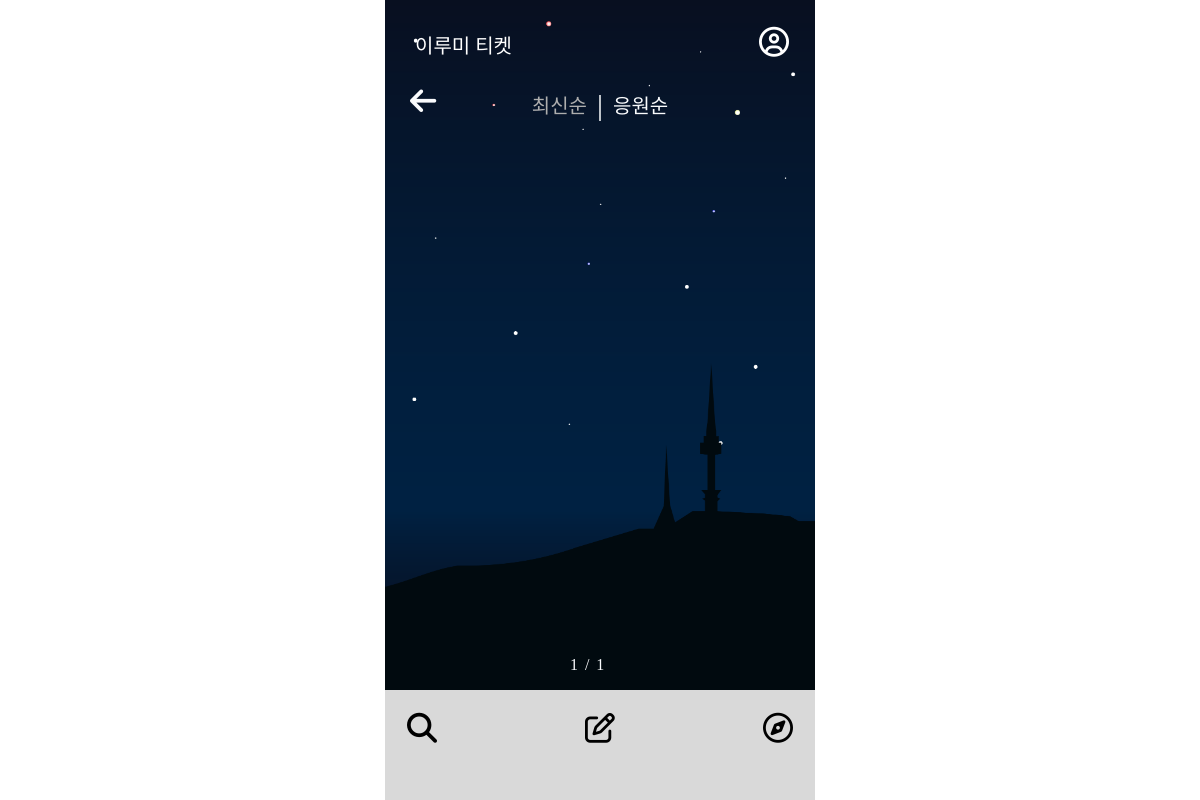
Before: /ticketlistpop/ with the older database file.
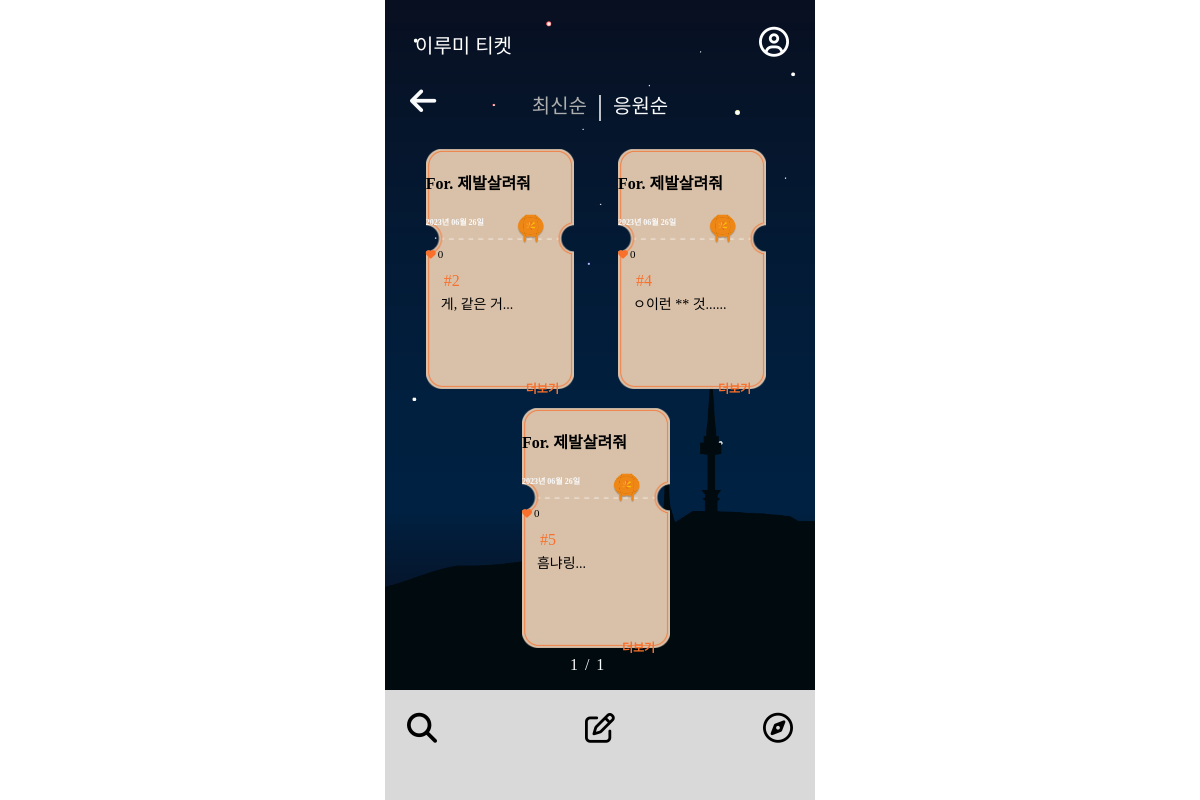
After: the same page with the newer database file.
### mainpage/models.py (models this page shows, shortened)
class Ticket(models.Model):
    writer = models.ForeignKey(User, null=False, blank=False, on_delete=models.CASCADE)
    pub_date = models.DateTimeField()
    body = models.TextField()
    like = models.ManyToManyField(User, related_name='likes', blank=True)
    like_count = models.PositiveIntegerField(default=0)
    report_count = models.PositiveIntegerField(default=0)
    def summary(self):
        return self.body[:40]

### accounts/models.py (models this page shows)
class Profile(models.Model):
    user = models.OneToOneField(User, on_delete=models.CASCADE)
    nickname = models.TextField(max_length=10)

### mainpage/views.py (the view)
# urls.py: path('ticketlistpop/', ticketlistpop, name="ticketlistpop"),
def ticketlistpop(request):
    ticket_list = Ticket.objects.order_by('-like_count')
    paginator = Paginator(ticket_list, 4)
    page = request.GET.get('page')
    tickets = paginator.get_page(page)
    return render(request, 'mainpage/ticketlistpop.html', {'tickets':tickets})

### mainpage/templates/mainpage/ticketlistpop.html (shortened to what this page needs)
{% extends 'base.html' %}
{% block content %}
        <head>
            <link rel="stylesheet" href="/static/css/ticketlistnew.css">
        </head>
<body>
<div class="wallpaper">
    <section class="first">
        <div class="backk">
            <a class="back" href="{% url 'mainpage:mainpage' %}"><i class="fa-solid fa-arrow-left" style="color: #FAFBFD;"></i></a>
        </div>
        <div class="buttons">
        <a class="recently2" href="{% url 'mainpage:ticketlistnew' %}">최신순</a>
        <span class="stick">|</span>
        <a class="active2" href="{% url 'mainpage:ticketlistpop' %}">응원순</a>
        </div>
    </section>
    <div class="container">
        <div class="card_container">
        {% for ticket in tickets %}
            <div class="card">
                <div class="card-body">
                    <h4 class="card-subtitle mb-2 text-muted card-nickname">For. {{ticket.writer.profile.nickname}}</h4>
                    <div class="lanterncolor">
                        {% if ticket.like_count >= 10 %}
                        <img src="../static/css/image/light.png" class="light" alt="티켓 이미지">
                        {% else %}
                        <img src="../static/css/image/original.png" class= "light" alt="티켓 이미지">
                        {% endif %}
                    </div>
                    <h4 class="date">{{ ticket.pub_date|date:"Y년 m월 d일" }}</h4>
                    <h4 class="like"><i class="fa-solid fa-heart" style="color: #f8702c;"></i><a class="like_count">{{ticket.like_count}}</a></h4>
                    <h4 class="number"> #{{ticket.id}} </h4>
                    {% if ticket.report_count >= 3 %}
                        <h5 class="report-message">3회 이상 신고되어 관리자가 확인 중인 게시글입니다.</h5>
                    {% else %}
                        <h4 class="card-text">{{ticket.summary}}... </h4>
                    {% endif %}
                    <a href="{%url 'mainpage:detail' ticket.id %}" class="more">더보기</a>
                </div>
            </div>
        {% endfor %}
        <div class="order">
            <span>{{tickets.number}}</span>
            <span class="stand">/</span>
            <span>{{tickets.paginator.num_pages}}</span>
        </div>
        </div>
</div>
<div>
    <nav class="footer-container">
        <ul class="icons">
            <li><a href="{% url 'mainpage:ticketlistnew' %}"><i class="fa-solid fa-magnifying-glass" style="color: #000000;"></i></a></li>
            <li><a href="{% url 'mainpage:new' %}"><i class="fa-regular fa-pen-to-square" style="color: #000000;"></i></a></li>
            <li><a href="{% url 'qnapage:qnalistrecent' %}"><i class="fa-regular fa-compass" style="color: #000000;"></i></a></li>
        </ul>
    </nav>
</div>
</div>
</body>
{% endblock %}

### Lumiticket/templates/base.html (shortened to what this page needs)
<!DOCTYPE html>
<html lang="en">
<head>
    <link rel="stylesheet" href="/static/css/base.css">
</head>
<body>
    <div class="wallpaper">
        <nav class="nav-container">
            <ul class="logo">
                <li><a href="{% url 'mainpage:mainpage' %}">이루미 티켓</a></li>
            </ul>
            <a href = "{% url 'mypage:mypage' %}">
                <ul class="icon">
                    <li><a href = "{% url 'mypage:mypage' %}"><i class="fa-regular fa-circle-user" style="color: #ffffff;"></i></a></li>
                </ul>
        </nav>
{% block content%}
{% endblock %}
</div>
</body>
</html>

### Lumiticket/static/css/base.css (style rules this page uses)
body { display: flex; justify-content: center; align-items: center; width: 100vw; height: 100vh; margin: 0%; }
.wallpaper { position: relative; max-width: 430px; width: 100%; height: 100vh; background-size: cover; background-image: url('image/배경.png'); background-repeat: no-repeat; }
.nav-container { position: absolute; top: 0; left: 0; right: 0; display: flex; justify-content: space-between; align-items: center; background-color: rgba(0, 0, 0, 0); list-style-type: none; z-index: 1000; }
.logo { cursor: pointer; display: flex; justify-content: space-between; align-items: center; list-style-type: none; text-decoration: none; margin: 30px; padding: 0; }
.logo a { text-decoration: none; color: white; text-align: center; font-size: 20px; font-family:'Tenada'; }
.icon { cursor: pointer; display: flex; justify-content: space-between; align-items: center; list-style-type: none; text-decoration: none; margin-right: 20px; }
.icon i { font-size: 30px; width: 36px; height: 36px; }
.footer-container { position: absolute; bottom: 0; left: 0; right: 0; margin: 0; padding: 10px; background-color:#D9D9D9; list-style-type: none; height: 90px; }
.icons { list-style: none; display: flex; margin: 0; padding-left: 0; justify-content: space-between; font-size: 30px; }
.icons li { padding: 12px; margin: 0; justify-content: space-between; }

### Lumiticket/static/css/ticketlistnew.css (style rules this page uses)
.wallpaper { max-width: 430px; width: 100%; height: 100vh; background-size: cover; background-image: url('image/bgimage.png'); background-repeat: no-repeat; overflow: hidden; background-position: center; position: absolute; top: 50%; left: 50%; transform: translate(-50%, -50%); }
.backk { display: flex; position: absolute; justify-content: flex-start; font-size: 30px; list-style-type: none; text-decoration: none; margin-left: 25px; margin-top: 85px; z-index: 10000; }
.buttons { display: flex; align-items: center; position: fixed; top: 80px; list-style-type: none; text-decoration: none; justify-content: center; width:100%; }
.recently2 { color:#AEAEAE; font-size: 20px; list-style-type: none; text-decoration: none; font-family: 'GowunDodum-Regular'; margin: 10px; }
.stick { color: #FAFBFD; font-size: 30px; }
.active2 { color:#FAFBFD; font-size: 20px; list-style-type: none; text-decoration: none; font-family: 'GowunDodum-Regular'; margin: 10px; }
.container { height: calc(100vh - 110px); }
.card_container { display: flex; flex-direction: row; margin-top: calc(30% + 20px); justify-content: center; flex-wrap: wrap; max-height: calc(100vh - 300px); overflow-y: auto; padding-bottom: 50px; align-content: flex-start; }
.card { background-image: url('image/ticket.png'); background-repeat: no-repeat; background-size: contain; height: 15rem; position: relative; width: 35%; flex-basis: calc(44% - 15px); margin-left: 18px; margin-bottom: 1.2rem; }
.card-body { position: relative; color: black; font-family: 'GowunDodum-Regular'; list-style-type: none; text-decoration: none; height: 235px; width: 145px; }
.lanterncolor { margin-left: 85px; position: fixed; display: flex; height: 40px; }
.light { display: flex; width: 40px; left: 100%; height: 40px; margin-top: -5px; }
.date { position: relative; display: flex; color: #FAFBFD; font-size: 0.5rem; }
.like { position: relative; display: flex; align-items: center; margin-right: 10px; margin-bottom: -1px; }
.fa-heart { font-size: 10px; }
.like_count { font-size: 11px; font-weight: 100; margin-left: 2px; }
.number { color: #F8702C; margin-top: 13px; margin-left: 18px; font-weight: 100; }
.card-text { margin-top: -18px; margin-left: 15px; margin-right: 20px; font-size: 14px; font-weight: 100; height: 80px; }
.more { list-style-type: none; text-decoration: none; color: #F8702C; font-size: 12px; margin-left: 100px; display: flex; margin-top: -13px; font-weight: bold !important; }
.order { color: #FAFBFD; display: flex; justify-content: center; font-family: 'GowunDodum-Regular'; top: 82%; position: fixed; left:43%; }
.stand { margin-right: 7px; margin-left: 7px; }

Changed rows visible on the page:
added Ticket: writer.profile.nickname "제발살려줘", pub_date "2023년 06월 26일", like_count "0", id "2", summary "게, 같은 거"
added Ticket: writer.profile.nickname "제발살려줘", pub_date "2023년 06월 26일", like_count "0", id "4", summary "ㅇ이런 ** 것..."
added Ticket: writer.profile.nickname "제발살려줘", pub_date "2023년 06월 26일", like_count "0", id "5", summary "흠냐링"
